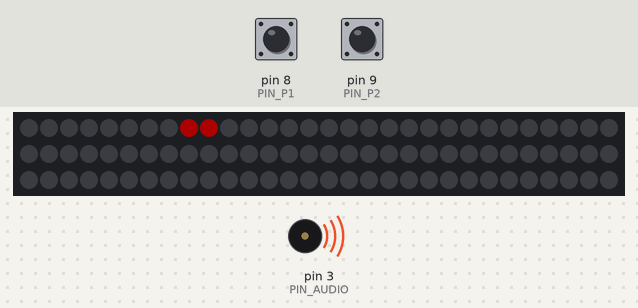
Bench run of a sketch on a simulated Arduino Uno, built with avr-gcc and run on an emulated ATmega328P. Parts: 90 RGB LEDs in strip order, left to right, continuing on the next row, buzzer (waves = sounding). Inputs (shaded band) come from the test bench; at power-on: pin 8 (PIN_P1) HIGH, pin 9 (PIN_P2) HIGH. Dim RGB values are drawn brighter than linear.

Above: at 2.1 s.
At 8.2 s:
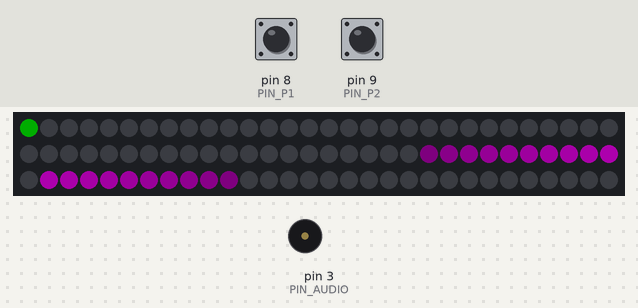
9.3 s: pin 8 (PIN_P1) pulled LOW for 0.15 s
At 9.8 s:
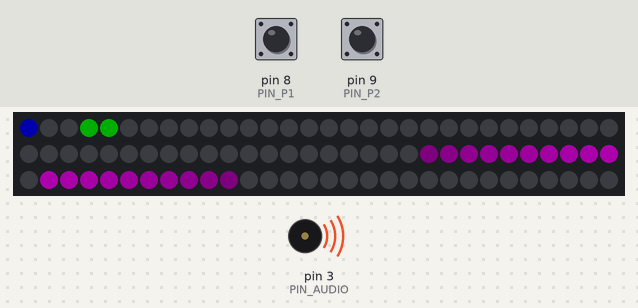
10.0 s: pin 9 (PIN_P2) pulled LOW for 0.15 s
10.7 s: pin 8 (PIN_P1) pulled LOW for 1 s
At 14.4 s:
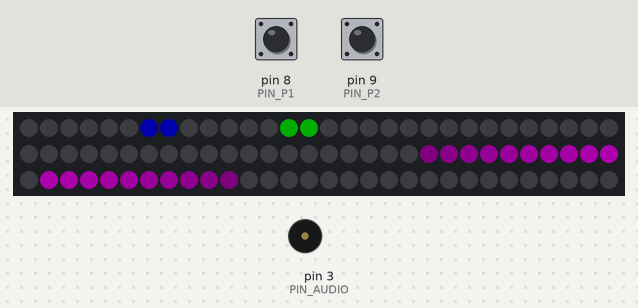
14.7 s: pin 9 (PIN_P2) pulled LOW for 1 s
At 17.3 s:
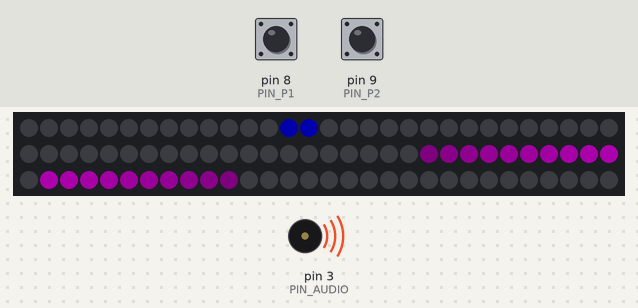
Timing chart, 0 to 19.3 s (numbered marks = the images above; inputs shaded):
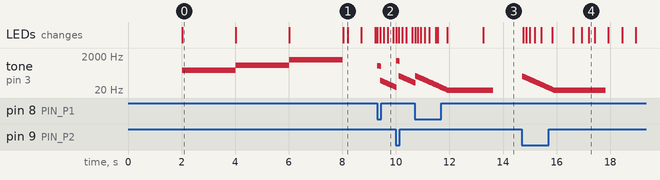

The sketch:

led_race_friccio_FastLED.ino
```cpp
// (licence header left out)
// Led_Race_Fricció updated, simplified & commented by Lluís Plana

#include <FastLED.h>
#define MAXLEDS   90   // MAX LEDs actives on strip

#define PIN_LED    2   // R 500 ohms to data pin, CAP 1000 uF to VCC_5v/GND, Power Supply 5V 2A
#define PIN_P1     8   // switch player 1 to PIN and GND
#define PIN_P2     9   // switch player 2 to PIN and GND
#define PIN_AUDIO  3   // through Capacitor (1 to 10uf) to speaker 8 ohms

// definició de la rampa
#define INI_RAMP   50
#define MED_RAMP   60
#define END_RAMP   70
#define HIGH_RAMP  6

CRGB leds[MAXLEDS];
byte gravity_map[MAXLEDS];

float ACEL=0.1;   // acceleration value (0.1 for single strip density & 0.2 for double)
float kf=0.015;   // friction constant
float kg=0.003;   // gravity constant

#define COLOR1   CRGB(0,255,0)
#define COLOR2   CRGB(0,0,255)

byte flag_sw1=0;
byte flag_sw2=0;

float speed1=0;
float speed2=0;
float dist1=0;
float dist2=0;
byte loop1=0;
byte loop2=0;

byte loop_max=5;   // total race laps
byte leader=0;
byte draworder=0;
#define TDELAY 5

int TBEEP=0;
int FBEEP=0;

void set_ramp(byte H, byte a, byte b, byte c) {
   for(int i=0; i<(b-a); i++) { gravity_map[a+i]=127-i*((float)H/(b-a)); }
   gravity_map[b]=127;
   for(int i=0; i<(c-b); i++) { gravity_map[b+i+1]=127+H-i*((float)H/(c-b)); }
}

void set_loop(byte H, byte a, byte b, byte c) {
   for(int i=0; i<(b-a); i++) { gravity_map[a+i]=127-i*((float)H/(b-a)); }
   gravity_map[b]=255;
   for(int i=0; i<(c-b); i++) { gravity_map[b+i+1]=127+H-i*((float)H/(c-b)); }
}

void setup() {
   FastLED.addLeds<NEOPIXEL, PIN_LED> (leds, MAXLEDS);
   FastLED.setMaxPowerInVoltsAndMilliamps(5, 500);
   FastLED.setBrightness(50);
   FastLED.clear(true);
   pinMode(PIN_P1, INPUT_PULLUP);
   pinMode(PIN_P2, INPUT_PULLUP);

   // defineix la cinètica a cada posició (127 pla, <127 pujada, >127 baixada)
   for(int i=0; i<MAXLEDS; i++) { gravity_map[i]=127; }
   set_ramp(HIGH_RAMP, INI_RAMP, MED_RAMP, END_RAMP);

   start_race();
}

void start_race() {
   // mostra semàfor i fa sonar l'inici de cursa
   FastLED.clear(true);
   delay(2000);
   leds[9]=CRGB(255,0,0);
   leds[8]=CRGB(255,0,0);
   FastLED.show();
   tone(PIN_AUDIO,294);  delay(2000);  noTone(PIN_AUDIO);   // Preparats: Re 4a Octava
   leds[9]=CRGB(0,0,0);
   leds[8]=CRGB(0,0,0);
   leds[7]=CRGB(255,255,0);
   leds[6]=CRGB(255,255,0);
   FastLED.show();
   tone(PIN_AUDIO,587);  delay(2000);  noTone(PIN_AUDIO);   // Llestos: Re 5a Octava
   leds[7]=CRGB(0,0,0);
   leds[6]=CRGB(0,0,0);
   leds[5]=CRGB(0,255,0);
   leds[4]=CRGB(0,255,0);
   FastLED.show();
   tone(PIN_AUDIO,1174);  delay(2000);  noTone(PIN_AUDIO);   // Ja!!!: Re 6a Octava

   speed1=0;  speed2=0;
   dist1=0;  dist2=0;
   loop1=0;  loop2=0;
}

void winner_fx(byte w) {
   // https://gist.github.com/gskielian/6135641#file-mario-ino-L20
   int win_intro[] = {659, 659, 0, 659, 0, 523, 659, 0, 784, 0, 0, 0, 392, 0, 0, 0};
   int win_music[] = {523, 0, 0, 392, 0, 0, 330, 0, 0, 440, 0, 494, 466, 440, 0,
                      392, 659, 784, 880, 0, 698, 784, 0, 659, 0, 523, 587, 494, 0, 0};

   FastLED.clear();
   if (w==1) for(int i=0; i<MAXLEDS/4; i++) { leds[i]=COLOR1; }
   if (w==2) for(int i=0; i<MAXLEDS/4; i++) { leds[i]=COLOR2; }
   FastLED.show();
   int msize = sizeof(win_intro) / sizeof(int);
   for(int note=0; note<msize; note++) {
      tone(PIN_AUDIO, win_intro[note], 150);
      delay(180);
   }
   msize = sizeof(win_music) / sizeof(int);
   while(true) {
      for(int note=0; note<msize; note++) {
         tone(PIN_AUDIO, win_music[note], 150);
         delay(180);
      }
   }
}

void draw_car1(void) {
   int index;
   for(int i=0; i<=loop1; i++) {
      index=((word)dist1 % MAXLEDS)+i;
      if (index>=MAXLEDS) index-=MAXLEDS;
      leds[index]=COLOR1;
   }
}

void draw_car2(void) {
   int index;
   for(int i=0; i<=loop2; i++) {
      index=((word)dist2 % MAXLEDS)+i;
      if (index>=MAXLEDS) index-=MAXLEDS;
      leds[index]=COLOR2;
   }
}

void loop() {
   // esborra la tira led
   FastLED.clear();

   // mostra la rampa
   int value;
   for(int i=0; i<(MED_RAMP-INI_RAMP); i++) { value=(i+1)*255/(MED_RAMP-INI_RAMP);  leds[INI_RAMP+i]=CRGB(value,0,value); }
   for(int i=0; i<(END_RAMP-MED_RAMP); i++) { value=(i+1)*255/(END_RAMP-MED_RAMP);  leds[END_RAMP-i]=CRGB(value,0,value); }

   // si Player1 ha premut incrementa la velocitat
   if ((flag_sw1==1) && (digitalRead(PIN_P1)==0)) { flag_sw1=0;  speed1+=ACEL; }
   if ((flag_sw1==0) && (digitalRead(PIN_P1)==1)) flag_sw1=1;

   // aplica la constant de la gravetat per frenar/accelerar a la pujada/baixada de la rampa
   if ((gravity_map[(word)dist1 % MAXLEDS])<127) speed1-=kg*(127-(gravity_map[(word)dist1 % MAXLEDS]));
   if ((gravity_map[(word)dist1 % MAXLEDS])>127) speed1+=kg*((gravity_map[(word)dist1 % MAXLEDS])-127);

   // aplica la constant de la fricció per frenar-lo
   speed1-=speed1*kf;

   // idem per Player2
   if ((flag_sw2==1) && (digitalRead(PIN_P2)==0)) { flag_sw2=0;  speed2+=ACEL; }
   if ((flag_sw2==0) && (digitalRead(PIN_P2)==1)) flag_sw2=1;

   if ((gravity_map[(word)dist2 % MAXLEDS])<127) speed2-=kg*(127-(gravity_map[(word)dist2 % MAXLEDS]));
   if ((gravity_map[(word)dist2 % MAXLEDS])>127) speed2+=kg*((gravity_map[(word)dist2 % MAXLEDS])-127);

   speed2-=speed2*kf;

   // actualitza la distancia recorreguda
   dist1+=speed1;
   dist2+=speed2;

   // comprova si hi ha canvi de líder i prepara per emetre un so addicional
   if (dist1>dist2) {
      if (leader==2) { FBEEP=440;  TBEEP=10; }
      leader=1;
   }
   if (dist2>dist1) {
      if (leader==1) { FBEEP=440*2;  TBEEP=10; }
      leader=2;
   }

   // al passar per l'inici incrementa el comptador de voltes i també emet so
   if (dist1>MAXLEDS*loop1) { loop1++;  FBEEP=440;  TBEEP=10; }
   if (dist2>MAXLEDS*loop2) { loop2++;  FBEEP=440*2;  TBEEP=10; }

   // si Player1 o Player2 han fet les voltes ja tenim guanyador
   if (loop1>loop_max) winner_fx(1);
   if (loop2>loop_max) winner_fx(2);

   // alterna l'ordre de visualització dels cotxes (per si comparteixen caselles) i els pinta
   if ((millis() & 512)==(512*draworder)) {
      if (draworder==0) draworder=1;
      else draworder=0;
   }
   if (abs(round(speed1*100))>abs(round(speed2*100))) draworder=1;
   if (abs(round(speed2*100))>abs(round(speed1*100))) draworder=0;

   if ( draworder==0 ) {
      draw_car1();
      draw_car2();
   }
   else {
      draw_car2();
      draw_car1();
   }
   FastLED.show();

   // so del motor dels cotxes en funció de la velocitat i els sons addicionals
   tone(PIN_AUDIO,FBEEP+int(speed1*440*2)+int(speed2*440*3));
   if (TBEEP>0) TBEEP--;
   else FBEEP=0;

   delay(TDELAY);
}
```

Measured:
- after the input at 9.3 s, tone on pin 3 (PIN_AUDIO): plays 526 Hz for 0.01 s, 525 Hz for 0.01 s, 524 Hz for 0.01 s, 522 Hz for 0.01 s, 521 Hz for 0.01 s, 520 Hz for 0.01 s … (56 notes in this stretch), starting at once; the LEDs: first change at once (image 2 shows a later state)
- after the input at 14.7 s, tone on pin 3 (PIN_AUDIO): plays 130 Hz for 0.01 s, 128 Hz for 0.01 s, 126 Hz for 0.01 s, 124 Hz for 0.01 s, 122 Hz for 0.01 s, 120 Hz for 0.01 s … (110 notes in this stretch), starting at once; the LEDs: first change after 0.05 s (image 4 shows a later state)
